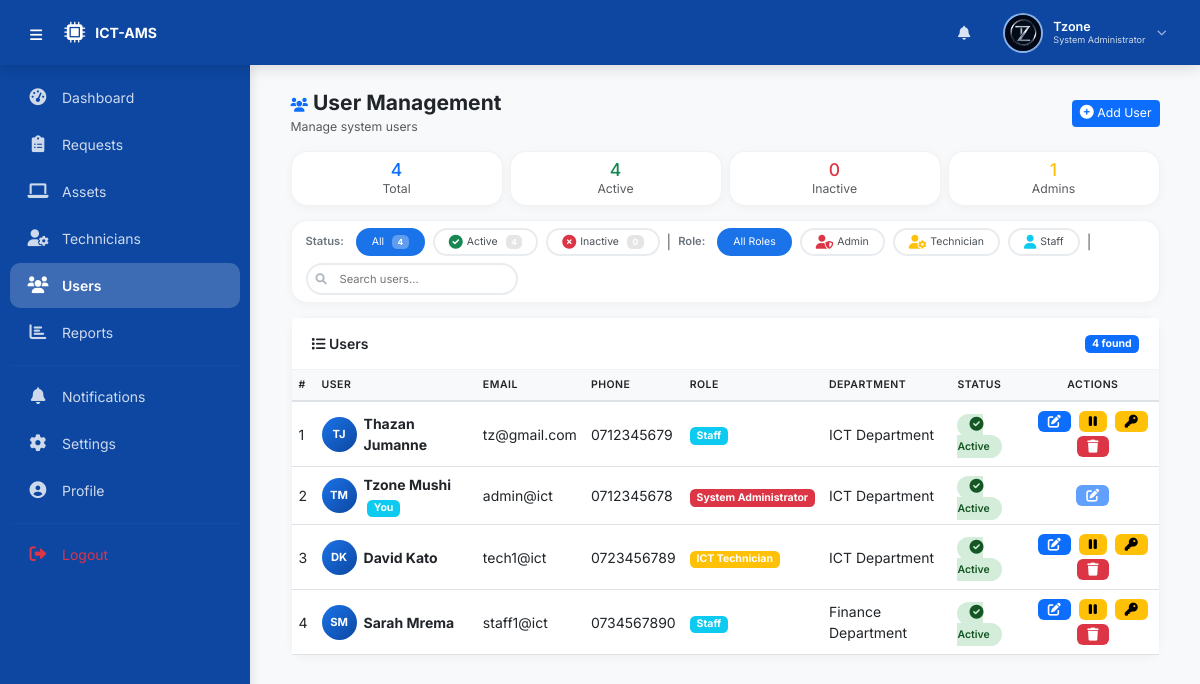
The page /public/admin/users.php (signed in) on the database as committed earlier.
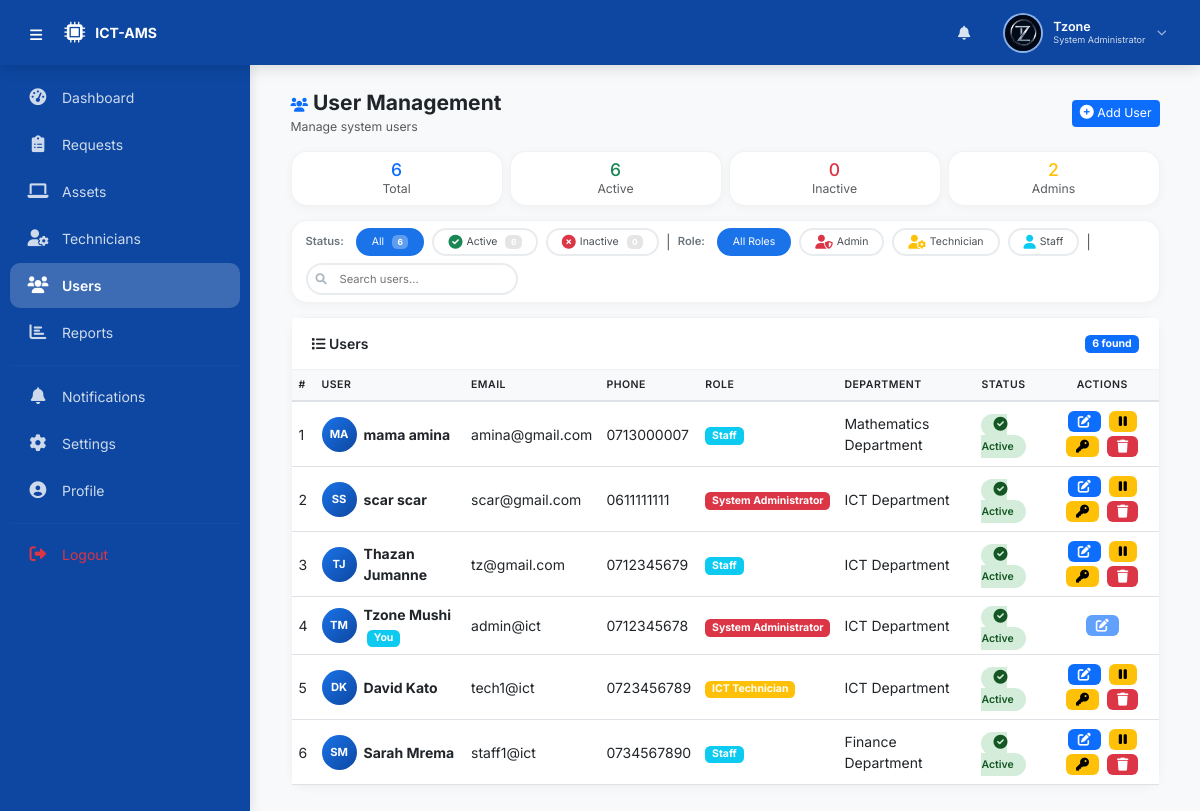
The same page on the database as committed later.
### tables this page shows
CREATE TABLE `users` (
  `user_id` int(11) NOT NULL,
  `first_name` varchar(50) NOT NULL,
  `last_name` varchar(50) NOT NULL,
  `email` varchar(100) NOT NULL,
  `phone` varchar(20) NOT NULL,
  `password` varchar(255) NOT NULL,
  `role` enum('System Administrator','ICT Technician','Staff') NOT NULL,
  `department` varchar(100) DEFAULT NULL,
  `profile_picture` varchar(255) DEFAULT NULL,
  `status` enum('active','inactive') DEFAULT 'active',
  `created_at` timestamp NOT NULL DEFAULT current_timestamp(),
  `updated_at` timestamp NOT NULL DEFAULT current_timestamp() ON UPDATE current_timestamp()
);

### public/includes/profile_helper.php (called while the page is built, shortened)
<?php
function getProfilePicture($user_id) {
    $db = getDB();
    $stmt = $db->prepare("SELECT profile_picture FROM users WHERE user_id = ?");
    $stmt->execute([$user_id]);
    $result = $stmt->fetch();
    if ($result && $result['profile_picture']) {
        return BASE_URL . 'assets/uploads/profiles/' . $result['profile_picture'];
    }
    return BASE_URL . 'assets/images/default-avatar.png';
}
?>

### public/includes/settings_helper.php (called while the page is built, shortened)
<?php
function getUserSettings($user_id) {
    $db = getDB();
    $stmt = $db->prepare("SELECT * FROM user_settings WHERE user_id = ?");
    $stmt->execute([$user_id]);
    $settings = $stmt->fetch();
    return $settings;
}
?>

### public/admin/users.php (the view, shortened to what the changed rows need)
<?php
require_once __DIR__ . '/../../includes/functions.php';
require_once __DIR__ . '/../includes/settings_helper.php';
$db = getDB();
$filter_status = isset($_GET['status']) ? $_GET['status'] : 'all';
$filter_role = isset($_GET['role']) ? $_GET['role'] : 'all';
$search = isset($_GET['search']) ? trim($_GET['search']) : '';
$sql = "SELECT *, CONCAT(first_name, ' ', last_name) as full_name FROM users WHERE 1=1";
$params = [];
$sql .= " ORDER BY created_at DESC";
$stmt = $db->prepare($sql);
$stmt->execute($params);
$users = $stmt->fetchAll();
include __DIR__ . '/../includes/header.php';
?>
<div class="container-fluid">
    <div class="row g-2 mb-3 stat-cards">
        <?php
        $total = count($users);
        $active_count = count(array_filter($users, function($u) { return ($u['status'] ?? 'active') === 'active'; }));
        $admin_count = count(array_filter($users, function($u) { return $u['role'] === 'System Administrator'; }));
        ?>
        <div class="col-md-3 col-6">
            <div class="card p-2 text-center">
                <h5 class="text-primary mb-0"><?php echo $total; ?></h5>
                <small class="text-muted">Total</small>
            </div>
        </div>
        <div class="col-md-3 col-6">
            <div class="card p-2 text-center">
                <h5 class="text-success mb-0"><?php echo $active_count; ?></h5>
                <small class="text-muted">Active</small>
            </div>
        </div>
        <div class="col-md-3 col-6">
            <div class="card p-2 text-center">
                <h5 class="text-warning mb-0"><?php echo $admin_count; ?></h5>
                <small class="text-muted">Admins</small>
            </div>
        </div>
    </div>
    <div class="card mb-3">
        <div class="card-body py-2">
            <div class="d-flex flex-wrap align-items-center gap-2">
                <div class="filter-group">
                    <a href="?status=all&role=<?php echo $filter_role; ?>&search=<?php echo urlencode($search); ?>"
                       class="filter-btn <?php echo $filter_status === 'all' ? 'active' : ''; ?>">
                        All <span class="badge"><?php echo $total; ?></span>
                    </a>
                    <a href="?status=active&role=<?php echo $filter_role; ?>&search=<?php echo urlencode($search); ?>"
                       class="filter-btn <?php echo $filter_status === 'active' ? 'active' : ''; ?>">
                        <i class="fas fa-check-circle text-success"></i> Active <span class="badge"><?php echo $active_count; ?></span>
                    </a>
                </div>
            </div>
        </div>
    </div>
    <div class="card">
        <div class="card-header d-flex justify-content-between align-items-center">
            <span><i class="fas fa-list"></i> Users</span>
            <span class="badge bg-primary"><?php echo $total; ?> found</span>
        </div>
        <div class="card-body p-0">
            <div class="table-responsive">
                <table id="usersTable" class="table table-hover mb-0">
                    <thead>
                        <tr>
                            <th>#</th>
                            <th>User</th>
                            <th>Email</th>
                            <th>Phone</th>
                            <th>Role</th>
                            <th>Department</th>
                            <th>Status</th>
                            <th class="text-center">Actions</th>
                        </tr>
                    </thead>
                    <tbody id="usersTableBody">
                        <?php if (count($users) > 0): ?>
                            <?php $counter = 1; ?>
                            <?php foreach ($users as $user): ?>
                                <?php
                                $is_self = ($user['user_id'] == $_SESSION['user_id']);
                                $status_class = ($user['status'] ?? 'active') === 'active' ? 'status-active' : 'status-inactive';
                                $status_text = ($user['status'] ?? 'active') === 'active' ? 'Active' : 'Inactive';
                                $initials = substr($user['first_name'] ?? 'U', 0, 1) . substr($user['last_name'] ?? 'N', 0, 1);
                                $role_colors = [
                                    'System Administrator' => 'danger',
                                    'ICT Technician' => 'warning',
                                    'Staff' => 'info'
                                ];
                                $role_color = $role_colors[$user['role']] ?? 'secondary';
                                ?>
                                <tr>
                                    <td><?php echo $counter++; ?></td>
                                    <td>
                                        <div class="d-flex align-items-center gap-2">
                                            <div class="user-avatar-mini"><?php echo strtoupper($initials); ?></div>
                                            <div>
                                                <strong><?php echo htmlspecialchars($user['full_name'] ?? $user['first_name'] . ' ' . $user['last_name']); ?></strong>
                                                <?php if ($is_self): ?>
                                                    <span class="badge bg-info ms-1">You</span>
                                                <?php endif; ?>
                                            </div>
                                        </div>
                                    </td>
                                    <td><?php echo htmlspecialchars($user['email']); ?></td>
                                    <td><?php echo htmlspecialchars($user['phone']); ?></td>
                                    <td><span class="badge bg-<?php echo $role_color; ?>"><?php echo $user['role']; ?></span></td>
                                    <td><?php echo htmlspecialchars($user['department'] ?? 'N/A'); ?></td>
                                    <td>
                                        <span class="status-badge <?php echo $status_class; ?>">
                                            <i class="fas fa-<?php echo ($user['status'] ?? 'active') === 'active' ? 'check-circle' : 'times-circle'; ?>"></i>
                                            <?php echo $status_text; ?>
                                        </span>
                                    </td>
                                    <td class="text-center">
                                        <button class="btn btn-sm btn-primary btn-action"
                                                data-bs-toggle="modal" data-bs-target="#editUserModal"
                                                data-user-id="<?php echo $user['user_id']; ?>"
                                                data-first-name="<?php echo htmlspecialchars($user['first_name']); ?>"
                                                data-last-name="<?php echo htmlspecialchars($user['last_name']); ?>"
                                                data-email="<?php echo htmlspecialchars($user['email']); ?>"
                                                data-phone="<?php echo htmlspecialchars($user['phone']); ?>"
                                                data-role="<?php echo $user['role']; ?>"
                                                data-department="<?php echo htmlspecialchars($user['department'] ?? ''); ?>"
                                                data-status="<?php echo $user['status'] ?? 'active'; ?>"
                                                <?php echo $is_self ? 'disabled' : ''; ?>
                                                title="Edit User">
                                            <i class="fas fa-edit"></i>
                                        </button>
                                        <?php if (!$is_self): ?>
                                            <button class="btn btn-sm btn-<?php echo ($user['status'] ?? 'active') === 'active' ? 'warning' : 'success'; ?> btn-action"
                                                    onclick="showConfirm('<?php echo ($user['status'] ?? 'active') === 'active' ? 'deactivate' : 'activate'; ?>', '<?php echo htmlspecialchars($user['first_name']); ?>', <?php echo $user['user_id']; ?>)"
                                                    title="<?php echo ($user['status'] ?? 'active') === 'active' ? 'Deactivate' : 'Activate'; ?>">
                                                <i class="fas fa-<?php echo ($user['status'] ?? 'active') === 'active' ? 'pause' : 'play'; ?>"></i>
                                            </button>
                                        <?php endif; ?>
                                        <?php if (!$is_self): ?>
                                            <button class="btn btn-sm btn-warning btn-action"
                                                    onclick="showConfirm('reset_password', '<?php echo htmlspecialchars($user['first_name']); ?>', <?php echo $user['user_id']; ?>)"
                                                    title="Reset Password to 12345678">
                                                <i class="fas fa-key"></i>
                                            </button>
                                        <?php endif; ?>
                                        <?php if (!$is_self): ?>
                                            <button class="btn btn-sm btn-danger btn-action"
                                                    onclick="showConfirm('delete', '<?php echo htmlspecialchars($user['first_name']); ?>', <?php echo $user['user_id']; ?>)"
                                                    title="Delete User">
                                                <i class="fas fa-trash"></i>
                                            </button>
                                        <?php endif; ?>
                                    </td>
                                </tr>
                            <?php endforeach; ?>
                        <?php endif; ?>
                    </tbody>
                </table>
            </div>
        </div>
    </div>
</div>
<?php include __DIR__ . '/../includes/footer.php'; ?>

### public/includes/header.php (shortened to what the changed rows need)
<?php
require_once __DIR__ . '/../../includes/functions.php';
require_once __DIR__ . '/profile_helper.php';
require_once __DIR__ . '/settings_helper.php';
$settings = getUserSettings($_SESSION['user_id']);
$current_page = basename($_SERVER['PHP_SELF']);
$user_id = $_SESSION['user_id'];
$first_name = $_SESSION['first_name'] ?? 'User';
$last_name = $_SESSION['last_name'] ?? '';
$role = $_SESSION['role'] ?? 'Staff';
$profile_picture = getProfilePicture($user_id);
$initials = getUserInitials($user_id);
$full_name = trim($first_name . ' ' . $last_name);
$sidebar_collapsed = isset($settings['sidebar_collapsed']) ? (int)$settings['sidebar_collapsed'] : 0;
?>
<!DOCTYPE html>
<html lang="en">
<head>
    <link href="https://cdn.jsdelivr.net/npm/bootstrap@5.3.0-alpha1/dist/css/bootstrap.min.css" rel="stylesheet">
    <link rel="stylesheet" href="https://cdnjs.cloudflare.com/ajax/libs/font-awesome/6.0.0-beta3/css/all.min.css">
</head>
<body>
<header class="top-header">
    <div class="header-right">
        <div class="user-avatar-wrapper dropdown" data-bs-toggle="dropdown" aria-expanded="false">
            <div class="avatar-circle <?php echo !empty($profile_picture) ? 'has-image' : ''; ?>">
                <?php if (!empty($profile_picture) && file_exists(__DIR__ . '/../../assets/uploads/profiles/' . basename($profile_picture))): ?>
                    <img src="<?php echo $profile_picture; ?>" alt="<?php echo $full_name; ?>">
                <?php else: ?>
                    <?php echo $initials; ?>
                <?php endif; ?>
            </div>
        </div>
    </div>
</header>
<nav class="sidebar-wrapper <?php echo $sidebar_collapsed ? 'collapsed' : ''; ?>" id="sidebarWrapper">
    <div class="sidebar-nav">
        <?php
        $nav_items = [];
        if ($role === 'System Administrator') {
            $nav_items = [
                ['url' => '../admin/index.php', 'icon' => 'fa-tachometer-alt', 'label' => 'Dashboard'],
                ['url' => '../admin/requests.php', 'icon' => 'fa-clipboard-list', 'label' => 'Requests'],
                ['url' => '../admin/assets.php', 'icon' => 'fa-laptop', 'label' => 'Assets'],
                ['url' => '../admin/technicians.php', 'icon' => 'fa-user-cog', 'label' => 'Technicians'],
                ['url' => '../admin/users.php', 'icon' => 'fa-users', 'label' => 'Users'],
                ['url' => '../admin/reports.php', 'icon' => 'fa-chart-bar', 'label' => 'Reports'],
                ];
        }
        $nav_items[] = ['divider' => true];
        $nav_items[] = ['url' => '../notifications/', 'icon' => 'fa-bell', 'label' => 'Notifications'];
        $nav_items[] = ['url' => '../settings/', 'icon' => 'fa-cog', 'label' => 'Settings'];
        $nav_items[] = ['url' => '../profile/', 'icon' => 'fa-user-circle', 'label' => 'Profile'];
        $nav_items[] = ['divider' => true];
        $nav_items[] = ['url' => '../../logout.php', 'icon' => 'fa-sign-out-alt', 'label' => 'Logout', 'class' => 'text-danger'];
        $base_path = '';
        if ($role === 'System Administrator') $base_path = 'admin/';
        elseif ($role === 'ICT Technician') $base_path = 'technician/';
        elseif ($role === 'Staff') $base_path = 'staff/';
        foreach ($nav_items as $item) {
            if (isset($item['divider'])) {
                echo '<hr style="border-color: rgba(255,255,255,0.1); margin: 8px 0;">';
                continue;
            }
            $url = $item['url'];
            $icon = $item['icon'];
            $label = $item['label'];
            $class = $item['class'] ?? '';
            $is_active = false;
            if (strpos($url, $base_path) !== false) {
                $page = basename($url);
                if ($page === $current_page) {
                    $is_active = true;
                }
            }
            $active_class = $is_active ? 'active' : '';
            $tooltip = $label;
            echo "<a href='{$url}' class='nav-item {$active_class} {$class}' data-tooltip='{$tooltip}'>
                    <i class='fas {$icon}'></i>
                    <span class='nav-label'>{$label}</span>
                  </a>";
        }
        ?>
    </div>
</nav>
<div class="main-content <?php echo $sidebar_collapsed ? 'expanded' : ''; ?>" id="mainContent">

Rows that differ between the two databases and show on the page:
added users: initials "MA", full_name "mama amina", email "amina@gmail.com", phone "0713000007", role "Staff", department "Mathematics Department", status "Active"
added users: initials "SS", full_name "scar scar", email "scar@gmail.com", phone "0611111111", role "System Administrator", department "ICT Department", status "Active"
Other text that changed with them:
$total: "4" → "6"
$active_count: "4" → "6"
$admin_count: "1" → "2"
